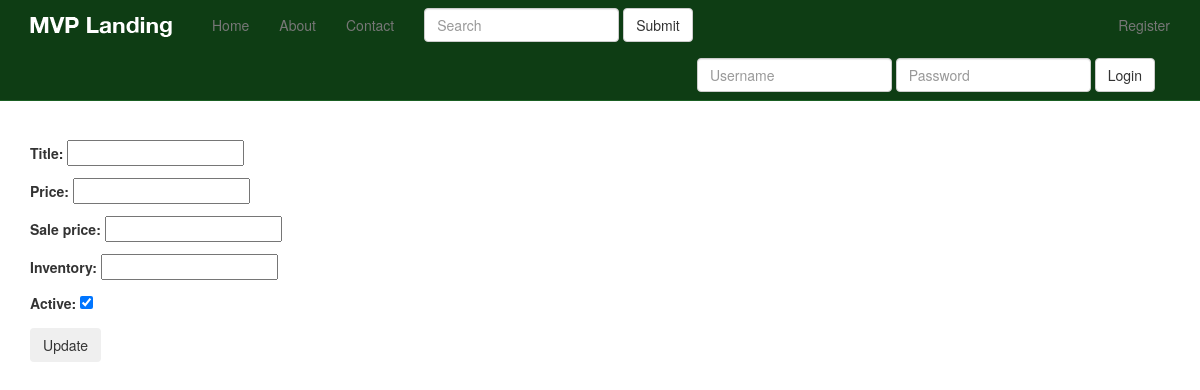
Before: /products/2/inventory/ with the older database file.
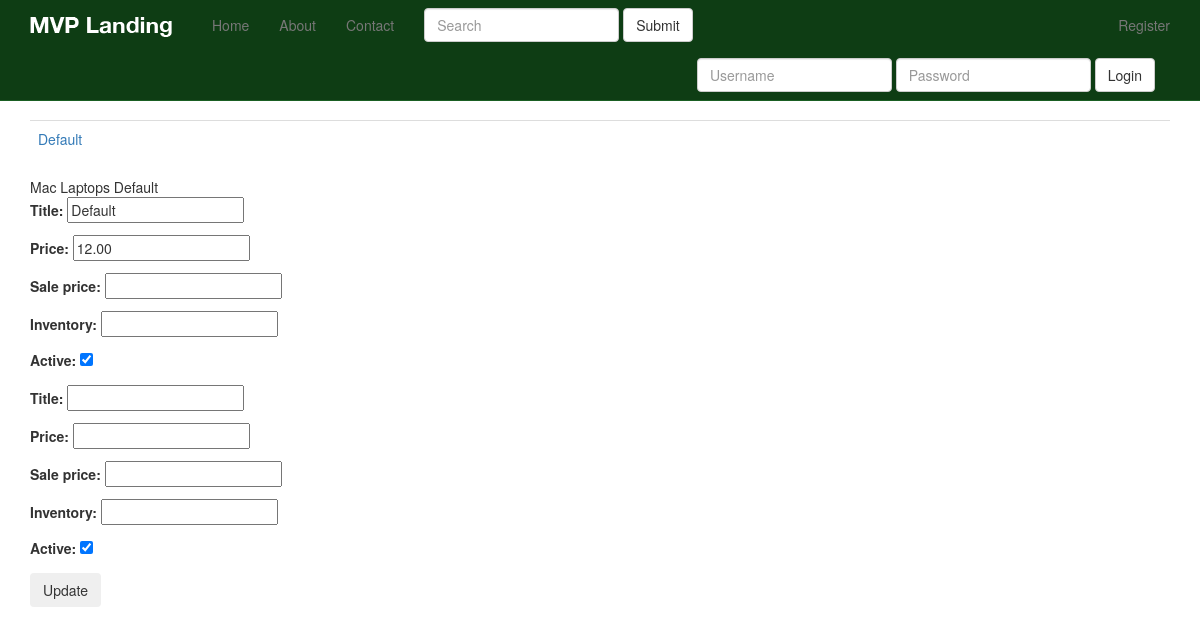
After: the same page with the newer database file.
### products/models.py (models this page shows, shortened)
class Variation(models.Model):
    product = models.ForeignKey(Product)
    title = models.CharField(max_length=120)
    price = models.DecimalField(decimal_places=2, max_digits=20)
    sale_price = models.DecimalField(decimal_places=2, max_digits=20, null=True, blank=True)
    active = models.BooleanField(default=True)
    inventory = models.IntegerField(null=True, blank=True) # refers unlimited amount
    def get_absolute_url(self):
        return self.product.get_absolute_url()

class Product(models.Model):
    title = models.CharField(max_length=120)
    description = models.TextField(blank=True, null=True)
    price = models.DecimalField(decimal_places=2, max_digits=20)
    active = models.BooleanField(default=True)
    objects = ProductManager()
    def get_absolute_url(self):
        return reverse("product_detail", kwargs={
            "pk": self.pk
        })

### products/views.py (the view, shortened to what this page needs)
# urls.py: url(r'^(?P<pk>\d+)/inventory/$', VariationListView.as_view(), name='product_inventory'),
class VariationListView(ListView):
    model = Variation
    queryset = Variation.objects.all()
    def get_context_data(self, *args, **kwargs):
        context = super(VariationListView, self).get_context_data(*args, **kwargs)
        context["formset"] = VaraitionInventoryFormSet(queryset=self.get_queryset())
        return context
    def get_queryset(self, *args, **kwargs):
        query_set = super(VariationListView, self).get_queryset(*args, **kwargs)
        query = self.request.GET.get("q")
        product_pk = self.kwargs.get("pk")
        if product_pk:
            product = get_object_or_404(Product, pk=product_pk)
            query_set = Variation.objects.filter(product=product)
        return query_set

### products/models.py (called while the page is built)
    def active(self):
        return self.filter(active=True)

    def get_queryset(self):
        return ProductQuerySet(self.model, using=self._db)

    def all(self, *args, **kwargs):
        return self.get_queryset().active()

### products/templates/products/variation_list.html (shortened to what this page needs)
{% extends "base.html" %}
{% block content %}
    <table class="table">
    {% for object in object_list %}
        <tr>
        <td>
            <a href='{{ object.get_absolute_url }}'>
                {{ object.title }}
            </a>
        </td>
        </tr>
    {% endfor %}
    </table>
    <form method="post" action=""> {% csrf_token %}
    {% for form in formset %}
        {{ form.instance.product.title }}
        {{ form.instance.title }}
        {{ form.as_p }}
    {% endfor %}
    <input type="submit" value="Update" class="btn">
    </form>
{% endblock %}

Changed rows visible on the page:
added Variation: title "Default", instance.product "Mac Laptops", instance "Default"
Other visible differences:
new list line: "Title: Price: Sale price: Inventory: Active: Default 12.00   ☑"
